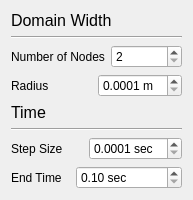
      <widget class="QWidget" name="DomainTab">
       <property name="geometry">
        <rect>
         <x>0</x>
         <y>0</y>
         <width>193</width>
         <height>180</height>
        </rect>
       </property>
       <attribute name="label">
        <string>Domain Settings</string>
       </attribute>
       <layout class="QVBoxLayout" name="verticalLayout_8">
        <item>
         <widget class="QLabel" name="label_37">
          <property name="text">
           <string>&lt;!DOCTYPE HTML PUBLIC &quot;-//W3C//DTD HTML 4.0//EN&quot; &quot;http://www.w3.org/TR/REC-html40/strict.dtd&quot;&gt;
&lt;html&gt;&lt;head&gt;&lt;meta name=&quot;qrichtext&quot; content=&quot;1&quot; /&gt;&lt;style type=&quot;text/css&quot;&gt;
p, li { white-space: pre-wrap; }
&lt;/style&gt;&lt;/head&gt;&lt;body style=&quot; font-family:'Sans Serif'; font-size:9pt; font-weight:400; font-style:normal;&quot;&gt;
&lt;p style=&quot; margin-top:0px; margin-bottom:0px; margin-left:0px; margin-right:0px; -qt-block-indent:0; text-indent:0px;&quot;&gt;&lt;span style=&quot; font-size:12pt;&quot;&gt;Domain Width&lt;/span&gt;&lt;/p&gt;&lt;/body&gt;&lt;/html&gt;</string>
          </property>
         </widget>
        </item>
        <item>
         <widget class="Line" name="line_11">
          <property name="orientation">
           <enum>Qt::Horizontal</enum>
          </property>
         </widget>
        </item>
        <item>
         <layout class="QHBoxLayout" name="horizontalLayout_33">
          <item>
           <widget class="QLabel" name="label_38">
            <property name="text">
             <string>Number of Nodes</string>
            </property>
           </widget>
          </item>
          <item>
           <widget class="QSpinBox" name="spinNodes">
            <property name="minimum">
             <number>2</number>
            </property>
            <property name="maximum">
             <number>999</number>
            </property>
           </widget>
          </item>
         </layout>
        </item>
        <item>
         <layout class="QHBoxLayout" name="horizontalLayout_32">
          <item>
           <widget class="QLabel" name="label_39">
            <property name="text">
             <string>Radius</string>
            </property>
           </widget>
          </item>
          <item>
           <widget class="QDoubleSpinBox" name="spinWidth">
            <property name="suffix">
             <string> m</string>
            </property>
            <property name="decimals">
             <number>4</number>
            </property>
            <property name="minimum">
             <double>0.000100000000000</double>
            </property>
           </widget>
          </item>
         </layout>
        </item>
        <item>
         <widget class="QLabel" name="label_40">
          <property name="text">
           <string>&lt;!DOCTYPE HTML PUBLIC &quot;-//W3C//DTD HTML 4.0//EN&quot; &quot;http://www.w3.org/TR/REC-html40/strict.dtd&quot;&gt;
&lt;html&gt;&lt;head&gt;&lt;meta name=&quot;qrichtext&quot; content=&quot;1&quot; /&gt;&lt;style type=&quot;text/css&quot;&gt;
p, li { white-space: pre-wrap; }
&lt;/style&gt;&lt;/head&gt;&lt;body style=&quot; font-family:'Sans Serif'; font-size:9pt; font-weight:400; font-style:normal;&quot;&gt;
&lt;p style=&quot; margin-top:0px; margin-bottom:0px; margin-left:0px; margin-right:0px; -qt-block-indent:0; text-indent:0px;&quot;&gt;&lt;span style=&quot; font-size:12pt;&quot;&gt;Time&lt;/span&gt;&lt;/p&gt;&lt;/body&gt;&lt;/html&gt;</string>
          </property>
         </widget>
        </item>
        <item>
         <widget class="Line" name="line_12">
          <property name="orientation">
           <enum>Qt::Horizontal</enum>
          </property>
         </widget>
        </item>
        <item>
         <layout class="QHBoxLayout" name="horizontalLayout_31">
          <item>
           <widget class="QLabel" name="label_41">
            <property name="text">
             <string>Step Size</string>
            </property>
           </widget>
          </item>
          <item>
           <widget class="QDoubleSpinBox" name="spinDt">
            <property name="suffix">
             <string> sec</string>
            </property>
            <property name="decimals">
             <number>4</number>
            </property>
            <property name="minimum">
             <double>0.000100000000000</double>
            </property>
           </widget>
          </item>
         </layout>
        </item>
        <item>
         <layout class="QHBoxLayout" name="horizontalLayout_30">
          <item>
           <widget class="QLabel" name="label_42">
            <property name="text">
             <string>End Time</string>
            </property>
           </widget>
          </item>
          <item>
           <widget class="QDoubleSpinBox" name="spintEnd">
            <property name="suffix">
             <string> sec</string>
            </property>
            <property name="minimum">
             <double>0.100000000000000</double>
            </property>
            <property name="maximum">
             <double>999999.989999999990687</double>
            </property>
           </widget>
          </item>
         </layout>
        </item>
        <item>
         <spacer name="verticalSpacer_7">
          <property name="orientation">
           <enum>Qt::Vertical</enum>
          </property>
          <property name="sizeHint" stdset="0">
           <size>
            <width>20</width>
            <height>284</height>
           </size>
          </property>
         </spacer>
        </item>
       </layout>
      </widget>
